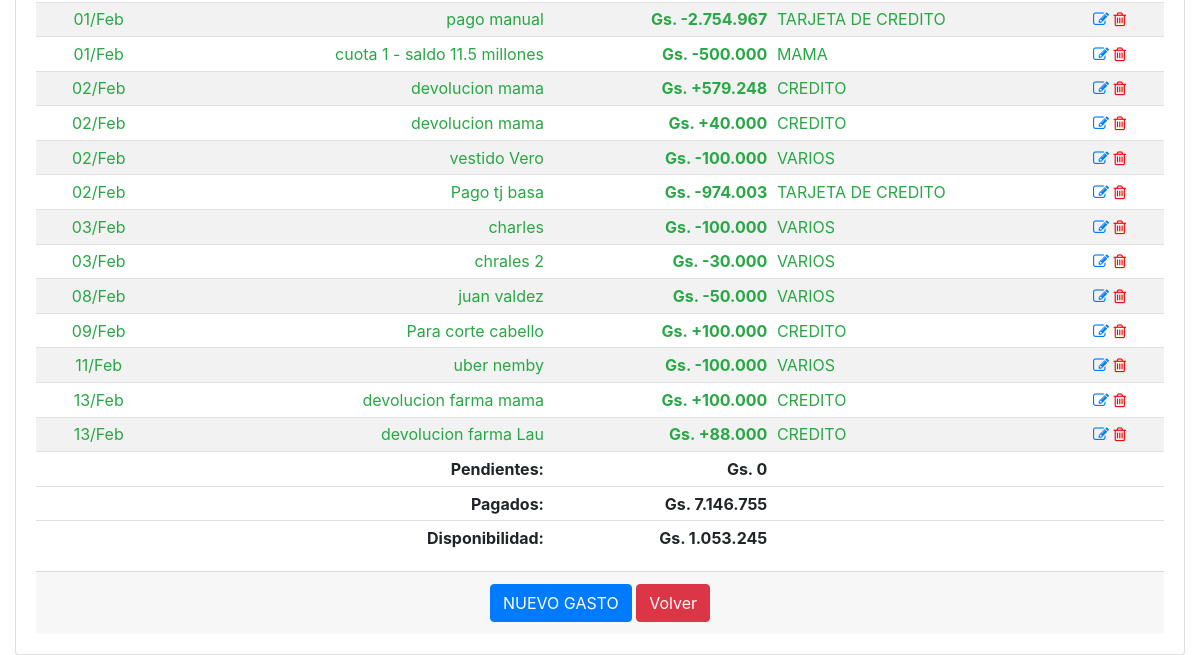
The app's page /historico_gastos_detalle/2023-02 (signed in, lower part), older data.
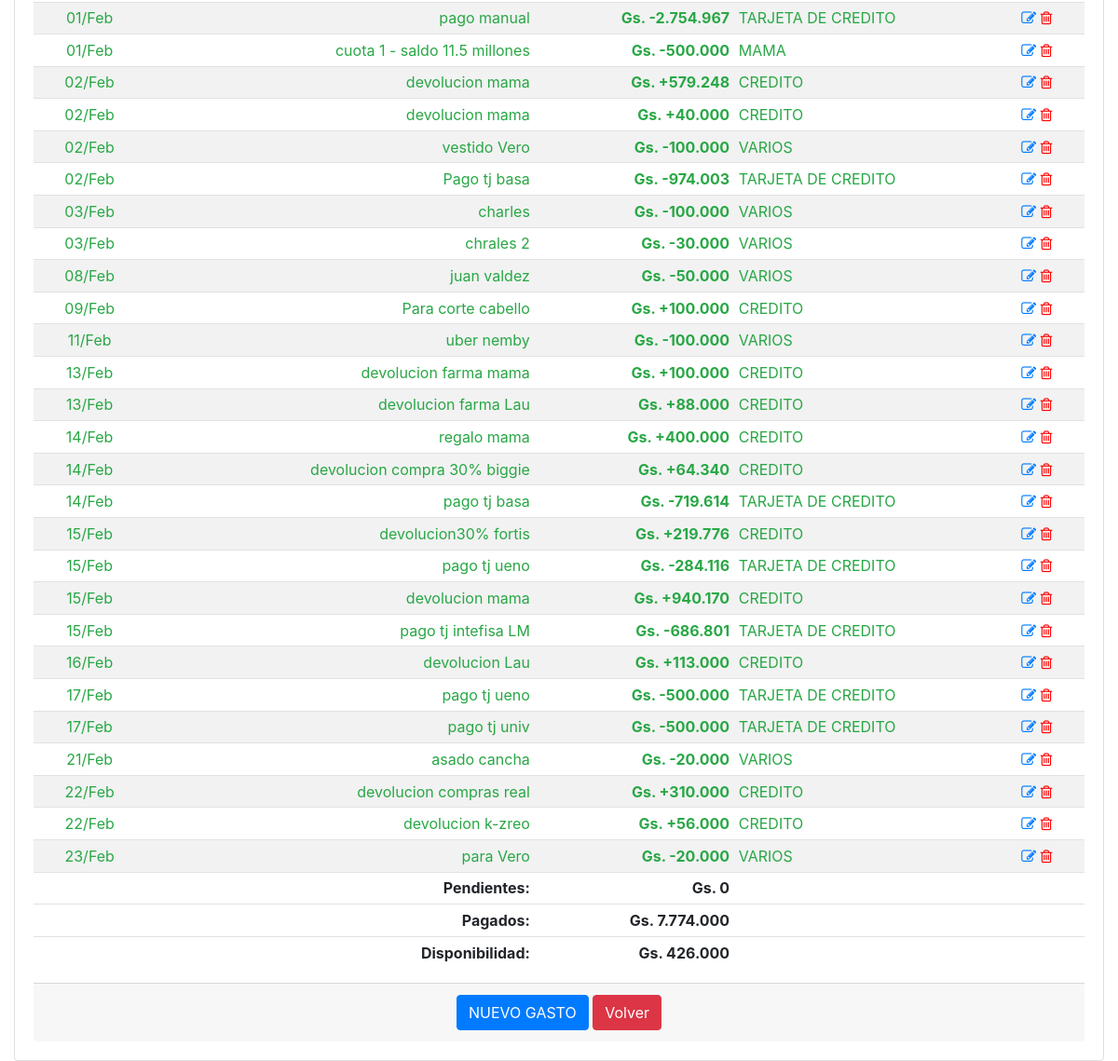
The same page, newer data.
### app/models.py (models this page shows, shortened)
class GastosFijos(db.Model):
    __tablename__='gastos_fijos'
    id = db.Column(db.Integer, primary_key=True)
    date = db.Column(db.Date, nullable=False)
    fecha_pagar = db.Column(db.Date, nullable=False)
    descripcion = db.Column(db.String(100), nullable=False)
    monto = db.Column(db.Integer)
    operacion = db.Column(db.Boolean, server_default=u'False')
    pagado = db.Column(db.Boolean, server_default=u'False')
    id_agrupador_gastos = db.Column(db.Integer, db.ForeignKey('agrupador_gastos.id'), nullable=True)
    agrupador_gastos = db.relationship('AgrupadorGastos',backref='agrupador_gastos', foreign_keys=[id_agrupador_gastos])

class AgrupadorGastos(db.Model):
    __tablename__='agrupador_gastos'
    id = db.Column(db.Integer, primary_key=True)
    agrupador = db.Column(db.String(100), nullable=False)

### app/routes.py (the view)
@app.route('/historico_gastos_detalle/<string:periodo>', methods=['GET', 'POST'])
@login_required
def historico_gastos_detalle(periodo):
    gastos = GastosFijos.query.filter(func.strftime("%Y-%m", GastosFijos.fecha_pagar)==periodo).filter(GastosFijos.descripcion!='REFERENCIA').order_by(GastosFijos.fecha_pagar).all()
    if not gastos:
        precarga_deudas(periodo)
        gastos = GastosFijos.query.filter(func.strftime("%Y-%m", GastosFijos.fecha_pagar)==periodo).all()
    deuda = deuda_total(gastos)
    credito, pendientes, pagados = calcular_disponibilidad(periodo)#SALARIO_NETO - deuda
    disponibilidad = credito - pagados
    return render_template('historico_gastos_detalle.html', periodo=periodo, gastos=gastos, deuda=deuda, disponibilidad=disponibilidad, pendientes=pendientes)

### app/models.py (called while the page is built)
@login.user_loader
def load_user(id):
    return User.query.get(int(id))

### app/utilitarios.py (called while the page is built)
def deuda_total(deudas):
    saldo = 0
    for deuda in deudas:
        if deuda.pagado:
            if not deuda.operacion:
                saldo += deuda.monto
            else:
                saldo -= deuda.monto
    return saldo

### app/templates/historico_gastos_detalle.html (shortened to what this page needs)
{% extends "base.html" %}
{% block main %}
<div class="card">
    <div class="card-body">
        <div class="table-responsive">
            <table class="table table-striped table-sm">
                <tbody>
                    {% for gasto in gastos %}
                    <tr class="{{ 'text-success' if gasto.pagado else 'text-danger' }}">
                        <td class="card-text text-center">{{ gasto.fecha_pagar.strftime('%d/%b') }}</td>
                        <td class="card-text text-right">{{ gasto.descripcion }}</td>
                        <td class="card-text text-right"><strong>Gs. {{ "+" if gasto.operacion else "-" }}{{ "{:,.0f}".format(gasto.monto).replace(",", ".") }}</strong></td>
                        <td class="card-text text-left">{{ gasto.agrupador_gastos.agrupador }}</td>
                        <td class="align-self-end">
                            <a href="{{ url_for('modificar_gasto', gasto_id=gasto.id) }}"><i class="fa fa-pencil-square-o"></i></a>
                            <a href="{{ url_for('borrar_gasto', gasto_id=gasto.id) }}" style="color:red"><i class="fa fa-trash-o"></i></a>
                        </td>
                    </tr>
                    {% endfor %}
                </tbody>
                <tfoot>
                    <tr>
                        <td></td>
                        <td class="card-text text-right"><strong>Pendientes:</strong></td>
                        <td class="card-text text-right"><strong>Gs. {{ "{:,.0f}".format(pendientes).replace(",", ".") }}</strong></td>
                        <td></td>
                        <td></td>
                    </tr>
                    <tr>
                        <td></td>
                        <td class="card-text text-right"><strong>Pagados:</strong></td>
                        <td class="card-text text-right"><strong>Gs. {{ "{:,.0f}".format(deuda).replace(",", ".") }}</strong></td>
                        <td></td>
                        <td></td>
                    </tr>
                    <tr>
                        <td></td>
                        <td class="card-text text-right"><strong>Disponibilidad:</strong></td>
                        <td class="card-text text-right"><strong>Gs. {{ "{:,.0f}".format(disponibilidad).replace(",", ".") }}</strong></td>
                        <td></td>
                        <td></td>
                    </tr>
                </tfoot>
            </table>
        </div>
        <div class="card-footer text-muted text-center">
            <a href="{{ url_for('nuevo_gasto') }}" class="btn btn-primary">NUEVO GASTO</a>
            <a href="#" onclick="goBack()" class="btn btn-danger">Volver</a>
        </div>
    </div>
</div>
{% endblock %}

### app/templates/base.html (shortened to what this page needs)
<!doctype html>
<html lang="en">
  <head>
    <link rel="stylesheet" href="https://stackpath.bootstrapcdn.com/bootstrap/4.5.0/css/bootstrap.min.css">
    <link rel="stylesheet" href="https://maxcdn.bootstrapcdn.com/font-awesome/4.4.0/css/font-awesome.min.css">
  </head>
  <body>
    <div class="container-fluid">
    <br>
      <div>
        {% block main %}{% endblock %}
      </div>
    </div>
  </body>
</html>

Row changes from the older to the newer data that the page shows:
added GastosFijos: fecha_pagar "14/Feb", descripcion "regalo mama", operacion "+", monto "400.000", agrupador_gastos.agrupador "CREDITO"
added GastosFijos: fecha_pagar "14/Feb", descripcion "devolucion compra 30% biggie", operacion "+", monto "64.340", agrupador_gastos.agrupador "CREDITO"
added GastosFijos: fecha_pagar "14/Feb", descripcion "pago tj basa", operacion "-", monto "719.614", agrupador_gastos.agrupador "TARJETA DE CREDITO"
added GastosFijos: fecha_pagar "15/Feb", descripcion "devolucion30% fortis", operacion "+", monto "219.776", agrupador_gastos.agrupador "CREDITO"
added GastosFijos: fecha_pagar "15/Feb", descripcion "pago tj ueno", operacion "-", monto "284.116", agrupador_gastos.agrupador "TARJETA DE CREDITO"
added GastosFijos: fecha_pagar "15/Feb", descripcion "devolucion mama", operacion "+", monto "940.170", agrupador_gastos.agrupador "CREDITO"
added GastosFijos: fecha_pagar "15/Feb", descripcion "pago tj intefisa LM", operacion "-", monto "686.801", agrupador_gastos.agrupador "TARJETA DE CREDITO"
added GastosFijos: fecha_pagar "16/Feb", descripcion "devolucion Lau", operacion "+", monto "113.000", agrupador_gastos.agrupador "CREDITO"
added GastosFijos: fecha_pagar "17/Feb", descripcion "pago tj ueno", operacion "-", monto "500.000", agrupador_gastos.agrupador "TARJETA DE CREDITO"
added GastosFijos: fecha_pagar "17/Feb", descripcion "pago tj univ", operacion "-", monto "500.000", agrupador_gastos.agrupador "TARJETA DE CREDITO"
added GastosFijos: fecha_pagar "21/Feb", descripcion "asado cancha", operacion "-", monto "20.000", agrupador_gastos.agrupador "VARIOS"
added GastosFijos: fecha_pagar "22/Feb", descripcion "devolucion compras real", operacion "+", monto "310.000", agrupador_gastos.agrupador "CREDITO"
added GastosFijos: fecha_pagar "22/Feb", descripcion "devolucion k-zreo", operacion "+", monto "56.000", agrupador_gastos.agrupador "CREDITO"
added GastosFijos: fecha_pagar "23/Feb", descripcion "para Vero", operacion "-", monto "20.000", agrupador_gastos.agrupador "VARIOS"
Text that changed along with them:
{{ "{:,.0f}".format(deuda).replace(",", ".") }}: "7.146.755" → "7.774.000"
{{ "{:,.0f}".format(disponibilidad).replace(",", ".") }}: "1.053.245" → "426.000"
